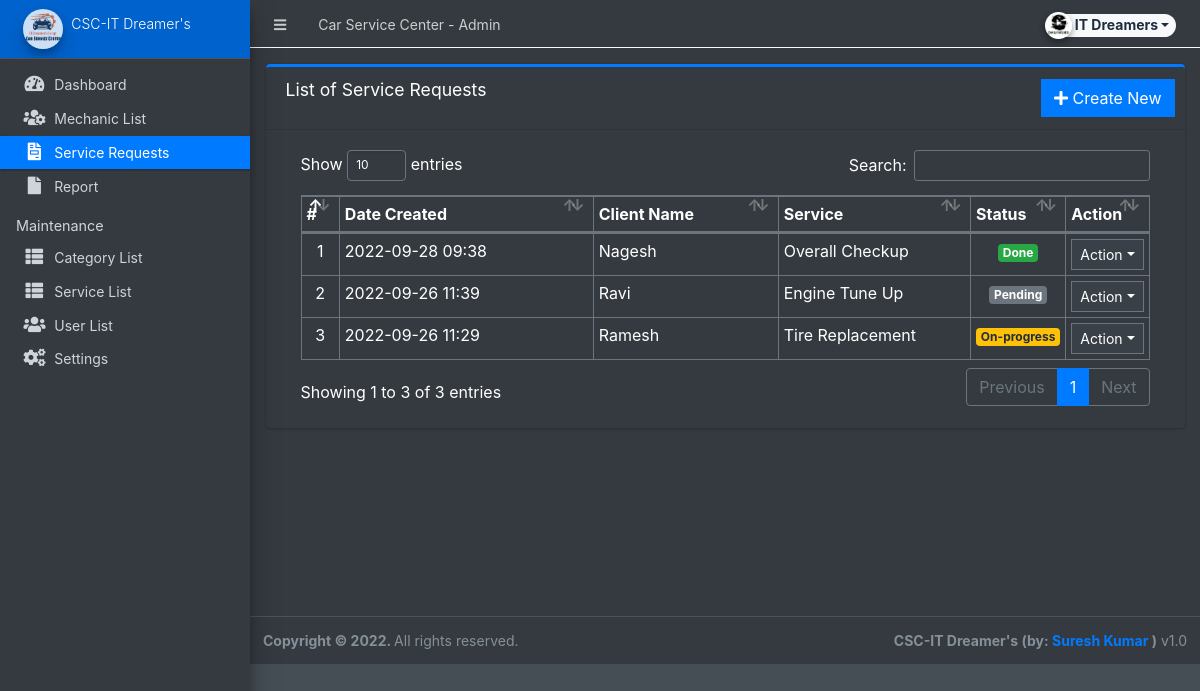
The page /admin/?page=service_requests (signed in) on the database its author committed.
### tables this page shows
CREATE TABLE `service_requests` (
  `id` int(30) NOT NULL,
  `owner_name` text NOT NULL,
  `category_id` int(30) NOT NULL,
  `service_type` text NOT NULL,
  `mechanic_id` int(30) DEFAULT NULL,
  `status` tinyint(1) NOT NULL DEFAULT 0,
  `date_created` datetime NOT NULL DEFAULT current_timestamp()
);

CREATE TABLE `service_list` (
  `id` int(30) NOT NULL,
  `service` text NOT NULL,
  `description` text NOT NULL,
  `status` tinyint(4) NOT NULL DEFAULT 1,
  `date_created` datetime NOT NULL DEFAULT current_timestamp()
);

### admin/service_requests/index.php (the view, shortened to what this page needs)
<div class="card card-outline card-primary">
	<div class="card-header">
		<h3 class="card-title">List of Service Requests</h3>
		<div class="card-tools">
			<a href="javascript:void(0)" id="create_new" class="btn btn-flat btn-primary"><span class="fas fa-plus"></span>  Create New</a>
		</div>
	</div>
	<div class="card-body">
		<div class="container-fluid">
        <div class="container-fluid">
			<table class="table table-bordered table-stripped">
				<colgroup>
					<col width="5%">
					<col width="35%">
					<col width="25%">
					<col width="25%">
					<col width="10%">
				</colgroup>
				<thead>
					<tr>
						<th>#</th>
						<th>Date Created</th>
						<th>Client Name</th>
						<th>Service</th>
						<th>Status</th>
						<th>Action</th>
					</tr>
				</thead>
				<tbody>
					<?php
						$i = 1;
						$qry = $conn->query("SELECT * from service_requests order by unix_timestamp(date_created) desc");
						while($row = $qry->fetch_assoc()):
							$sids = $conn->query("SELECT meta_value FROM request_meta where request_id = '{$row['id']}' and meta_field = 'service_id'")->fetch_assoc()['meta_value'];
							$services  = $conn->query("SELECT * FROM service_list where id in ({$sids}) ");
					?>
						<tr>
							<td class="text-center"><?php echo $i++; ?></td>
							<td><?php echo date("Y-m-d H:i",strtotime($row['date_created'])) ?></td>
							<td><?php echo ucwords($row['owner_name']) ?></td>
							<td>
								<p class="m-0 truncate-3">
								<?php
									while($srow = $services->fetch_assoc()){
										echo $srow['service'];
									}
								?>
								</p>
							</td>
							<td class="text-center">
								<?php if($row['status'] == 1): ?>
									<span class="badge badge-primary">Confirmed</span>
								<?php elseif($row['status'] == 2): ?>
									<span class="badge badge-warning">On-progress</span>
								<?php elseif($row['status'] == 3): ?>
									<span class="badge badge-success">Done</span>
								<?php elseif($row['status'] == 4): ?>
									<span class="badge badge-danger">Cancelled</span>
								<?php else: ?>
									<span class="badge badge-secondary">Pending</span>
								<?php endif; ?>
							</td>
							<td align="center">
								 <button type="button" class="btn btn-flat btn-default btn-sm dropdown-toggle dropdown-icon" data-toggle="dropdown">
				                  		Action
				                  </button>
							</td>
						</tr>
					<?php endwhile; ?>
				</tbody>
			</table>
		</div>
		</div>
	</div>
</div>

### rows shown on the page
service_requests: date_created "2022-09-28 09:38", owner_name "Nagesh", status "Done"
service_list: service "Overall Checkup"
service_requests: date_created "2022-09-26 11:39", owner_name "Ravi", status "Pending"
service_list: service "Engine Tune Up"
service_requests: date_created "2022-09-26 11:29", owner_name "Ramesh", status "On-progress"
service_list: service "Tire Replacement"

### other values the page prints
$_settings->info('name') "Car Service Center"
$_settings->userdata('firstname').' '.$_settings->userdata('lastname') "IT Dreamers"
$_settings->info('short_name') "CSC-IT Dreamer's"
